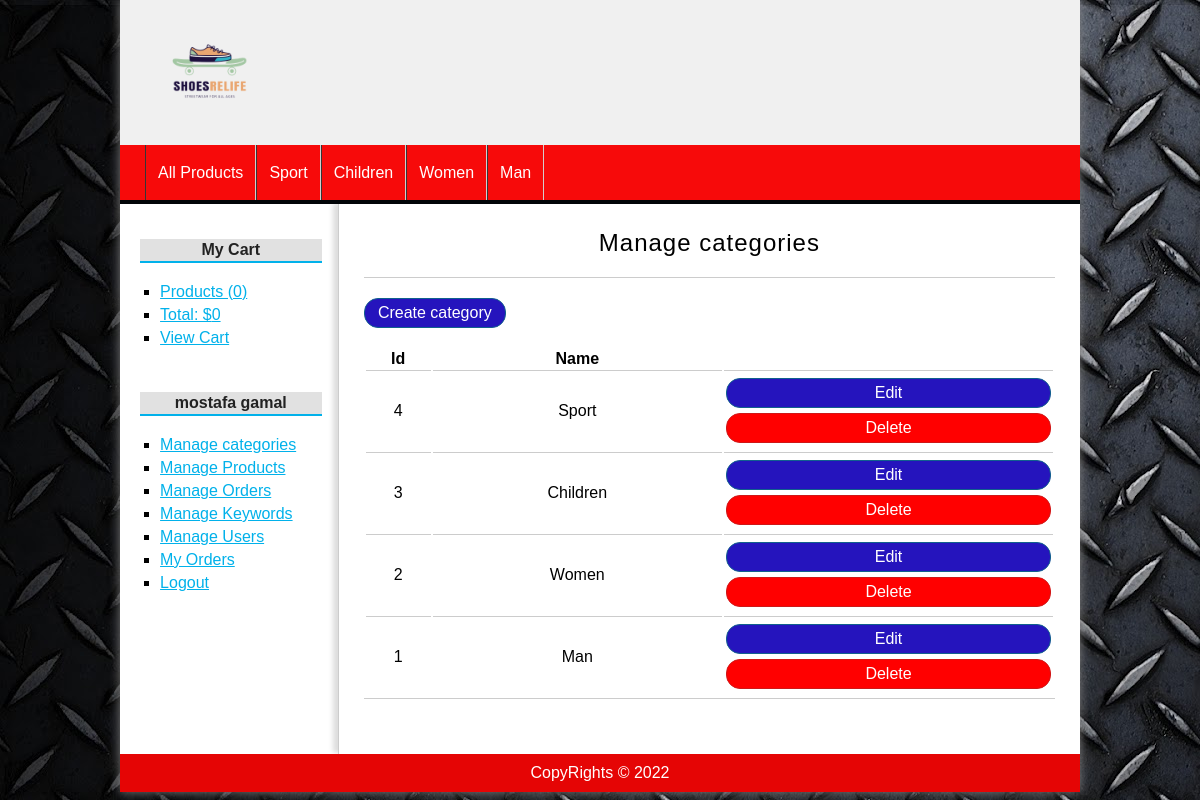
Page /categories/index (signed in) on the committed database.
### tables this page shows
CREATE TABLE `categories` (
  `id` int(255) NOT NULL,
  `name` varchar(100) NOT NULL
);

### config/database.php (called while the page is built)
<?php
class Database{
    public static function connect(){
        $db = new mysqli('localhost', 'root', '', 'php_mvc');
        $db->query("SET NAMES 'utf8'");
        return $db;
    }
}
?>

### helpers/helpers.php (called while the page is built, shortened)
<?php
class Helpers{
    public static function showCategories(){
        require_once 'models/Category.php';
        $category = new Category();
        $categories = $category->getAll();
        return $categories;
    }
}
?>

### models/Category.php (called while the page is built, shortened)
<?php
class Category{
    private $db;
    public function __construct()
    {
        $this->db = Database::connect();
    }
    Public function getAll(){
        $sql = "SELECT * FROM categories ORDER BY id DESC";
        $categories = $this->db->query($sql);
        return $categories;
    }
}
?>

### controllers/CategoriesController.php (called while the page is built, shortened)
<?php
require_once 'models/Category.php';
class CategoriesController{
    public function index(){
        $category = new Category();
        $categories = $category->getAll();
        require_once 'views/categories/index.php';
    }
}
?>

### views/categories/index.php (the view)
<h1>Manage categories</h1>
<a href="<?=base_url?>categories/create" class="button button-small">Create category</a>
<table>
    <tr>
        <th>Id</th>
        <th>Name</th>
    </tr>
    <?php while($category = $categories->fetch_object()): ?>
        <tr>
            <td><?= $category->id ?></td>
            <td><?= $category->name ?></td>
            <td>
                <a href="<?=base_url?>categories/edit&id=<?=$category->id?>" class="button button-manage">Edit</a>
                <a href="<?=base_url?>categories/delete&id=<?=$category->id?>" class="button button-manage button-red">Delete</a>
            </td>
        </tr>
    <?php endwhile; ?>
</table>

### views/partials/header.php (shortened to what this page needs)
<!DOCTYPE html>
<html lang="en">
<head>
    <link rel="stylesheet" href="<?=base_url?>assets/css/styles.css">
</head>
<body>
    <div id="container">
        <header id="header">
            <div id="logo">
                <img src="<?=base_url?>assets/img/brandlogo.png" alt="Logo">
            </div>
        </header>
        <?php $categories = Helpers::showCategories(); ?>
        <nav id="menu">
            <ul>
                <li><a href="<?=base_url?>">All Products</a></li>
                <?php while($category = $categories->fetch_object()): ?>
                <li><a href="<?=base_url?>categories/show&id=<?=$category->id?>"><?= $category->name ?></a></li>
                <?php endwhile; ?>
            </ul>
        </nav>
        <div class="row">
        <div id="content">

### assets/css/styles.css (style rules this page uses)
* { padding: 0px; margin: 0px; font-family: sans-serif, Helvetica, Arial; }
body { background: url(../img/303.jpg); }
a { color: #01B1EA; }
table { text-align: center; width: 100%; border-bottom: 1px solid #ccc; }
td { border-top: 1px solid #ccc; padding: 2px; }
#container { width: 80%; margin: 0px auto; box-shadow: 0px 0px 10px gray; background: white; }
#header { height: 145px; background: #F0F0F0; }
#logo { padding: 20px; margin-left: 20px; float:left; }
#logo img { float:left; height: 100px; }
#menu { clear:both; background: #f70a0a; color: white; height: 55px; border-bottom: 4px solid #010407; }
#menu ul { list-style: none; text-decoration: none; margin: 0px auto; margin-left: 25px; }
#menu ul li { line-height: 55px; float:left; border-right: 1px solid #d5cdcd; }
#menu a { display: block; color: white; text-decoration: none; padding-left: 12px; padding-right: 12px; transition: all 300ms; }
#menu a:first-child { border-left: 1px solid #363636; }
#content { margin: 0px auto; overflow: hidden; background: white; }
input[type="button"], input[type="submit"], button, .button { display: block; border-radius: 14px; width: auto; padding: 5px; padding-left: 10px; padding-right: 10px; color: white; background: #2979CD; border: 1px solid #11608E; cursor:pointer; }
.button { background: #2514bd; color: white !important; text-decoration: none; }
.button-small { width: 120px; text-align: center; margin-bottom: 20px; }
.button-manage { margin-top: 5px; margin-bottom: 5px; }
.button-red { background: red; border: 1px solid #cf1717; }
#central h1 { font-size: 24px; font-weight: normal; letter-spacing: 1px; text-align: center; border-bottom: 1px solid #ccc; margin-bottom: 20px; padding: 20px; padding-top: 0px; }

### rows in the picture
categories: name "Sport", id "4"
categories: name "Children", id "3"
categories: name "Women", id "2"
categories: name "Man", id "1"

### other values in the picture
$stats['count'] "0"
$stats['total'] "0"
$_SESSION['user_identity']->name "mostafa"
$_SESSION['user_identity']->lastname "gamal"
